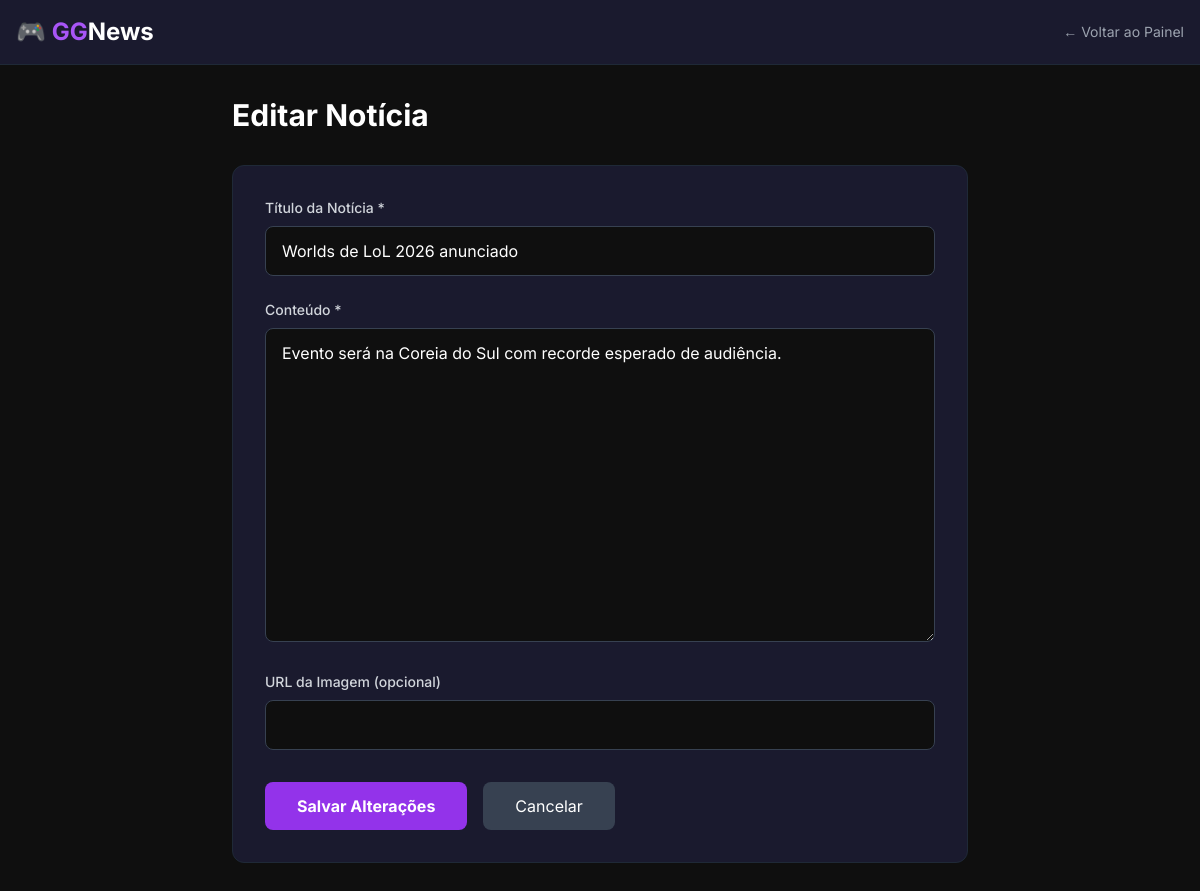
The app's page /pages/noticias/editar_noticia.php?id=4 (signed in) with its own data.
### tables this page shows
CREATE TABLE noticias (
    id INT AUTO_INCREMENT PRIMARY KEY,
    titulo VARCHAR(255) NOT NULL,
    noticia TEXT NOT NULL,
    data DATETIME DEFAULT CURRENT_TIMESTAMP,
    autor INT NOT NULL,
    categoria_id INT NOT NULL,
    imagem VARCHAR(255) DEFAULT NULL,

    FOREIGN KEY (autor) REFERENCES usuarios(id) ON DELETE CASCADE,
    FOREIGN KEY (categoria_id) REFERENCES categorias(id) ON DELETE CASCADE
);

### includes/funcoes.php (called while the page is built, shortened)
<?php
function escape($texto) {
    return htmlspecialchars($texto, ENT_QUOTES, 'UTF-8');
}

### pages/noticias/editar_noticia.php (the view, shortened to what this page needs)
<?php
require_once __DIR__ . '/../../includes/conexao.php';
$id = intval($_GET['id'] ?? 0);
$stmt = $pdo->prepare("SELECT * FROM noticias WHERE id = ?");
$stmt->execute([$id]);
$noticia = $stmt->fetch();
if ($_SERVER['REQUEST_METHOD'] === 'POST') {
    $titulo = trim($_POST['titulo'] ?? '');
    $conteudo = trim($_POST['noticia'] ?? '');
    $imagem = trim($_POST['imagem'] ?? '');
    if (empty($titulo) || empty($conteudo)) {
        $erro = 'Título e conteúdo são obrigatórios.';
    } else {
        $stmt = $pdo->prepare("UPDATE noticias SET titulo = ?, noticia = ?, imagem = ? WHERE id = ? AND autor = ?");
        $stmt->execute([$titulo, $conteudo, $imagem ?: null, $id, get_usuario_id()]);
        set_mensagem('sucesso', 'Notícia atualizada com sucesso!');
        redirecionar('pages/noticias/dashboard.php');
    }
} else {
    $titulo = $noticia['titulo'];
    $conteudo = $noticia['noticia'];
    $imagem = $noticia['imagem'];
}
?>
<!DOCTYPE html>
<html lang="pt-BR">
<head>
    <script src="https://cdn.tailwindcss.com"></script>
    <link rel="stylesheet" href="<?= BASE_URL ?>css/style.css">
</head>
<body class="bg-[#0f0f0f] text-white min-h-screen">
    <header class="bg-[#1a1a2e] border-b border-gray-800">
        <div class="max-w-7xl mx-auto px-4 py-4 flex items-center justify-between">
            <a href="<?= BASE_URL ?>" class="text-2xl font-bold">🎮 <span class="text-purple-500">GG</span>News</a>
            <a href="<?= BASE_URL ?>pages/noticias/dashboard.php" class="text-gray-400 hover:text-white text-sm transition">← Voltar ao Painel</a>
        </div>
    </header>
    <main class="max-w-3xl mx-auto px-4 py-8">
        <h1 class="text-3xl font-bold mb-8">Editar Notícia</h1>
        <form method="POST" class="bg-[#1a1a2e] rounded-xl p-8 border border-gray-800">
            <div class="mb-6">
                <label for="titulo" class="block text-gray-300 text-sm font-medium mb-2">Título da Notícia *</label>
                <input type="text" id="titulo" name="titulo" value="<?= escape($titulo) ?>"
                       class="w-full px-4 py-3 bg-[#0f0f0f] border border-gray-700 rounded-lg text-white focus:outline-none focus:border-purple-500 focus:ring-1 focus:ring-purple-500 transition" required>
            </div>
            <div class="mb-6">
                <label for="noticia" class="block text-gray-300 text-sm font-medium mb-2">Conteúdo *</label>
                <textarea id="noticia" name="noticia" rows="12"
                          class="w-full px-4 py-3 bg-[#0f0f0f] border border-gray-700 rounded-lg text-white focus:outline-none focus:border-purple-500 focus:ring-1 focus:ring-purple-500 transition resize-y" required><?= escape($conteudo) ?></textarea>
            </div>
            <div class="mb-8">
                <label for="imagem" class="block text-gray-300 text-sm font-medium mb-2">URL da Imagem (opcional)</label>
                <input type="url" id="imagem" name="imagem" value="<?= escape($imagem ?? '') ?>"
                       class="w-full px-4 py-3 bg-[#0f0f0f] border border-gray-700 rounded-lg text-white focus:outline-none focus:border-purple-500 focus:ring-1 focus:ring-purple-500 transition">
            </div>
            <div class="flex gap-4">
                <button type="submit" class="bg-purple-600 hover:bg-purple-700 text-white font-bold py-3 px-8 rounded-lg transition">
                    Salvar Alterações
                </button>
                <a href="<?= BASE_URL ?>pages/noticias/dashboard.php" class="bg-gray-700 hover:bg-gray-600 text-white py-3 px-8 rounded-lg transition inline-flex items-center">
                    Cancelar
                </a>
            </div>
        </form>
    </main>
</body>
</html>

### css/style.css (style rules this page uses)
:root { --bg-base: #f8f4f0; --bg-surface: #ffffff; --bg-elevated: #f3f0eb; --bg-sidebar: #ffffff; --text-primary: #1a1a1a; --text-secondary: #5f6378; --text-muted: #9ca3af; --border: #e8e2da; --accent: #7c3aed; --accent-hover: #6d28d9; --accent-light: #ede9fe; --accent-glow: rgba(124, 58, 237, 0.13); --accent-text: #5b21b6; --shadow-card: 0 2px 8px rgba(0,0,0,0.05); --shadow-lg: 0 8px 28px rgba(0,0,0,0.10); --transition: 0.18s ease; --transition-theme: 0.3s ease; }
*, *::before, *::after { box-sizing: border-box; }
body { font-family: 'Inter', sans-serif; background-color: var(--bg-base); color: var(--text-primary); transition: background-color var(--transition-theme), color var(--transition-theme); }
input, textarea, select { background: var(--bg-elevated); border: 1px solid var(--border); border-radius: 0.5rem; padding: 0.7rem 1rem; color: var(--text-primary); font-family: 'Inter', sans-serif; font-size: 0.875rem; width: 100%; transition: border-color var(--transition), box-shadow var(--transition), background var(--transition-theme), color var(--transition-theme); }
input::placeholder, textarea::placeholder { color: var(--text-muted); }

### records on screen
noticias: titulo "Worlds de LoL 2026 anunciado", noticia "Evento será na Coreia do Sul com recorde esperado de audiência."
